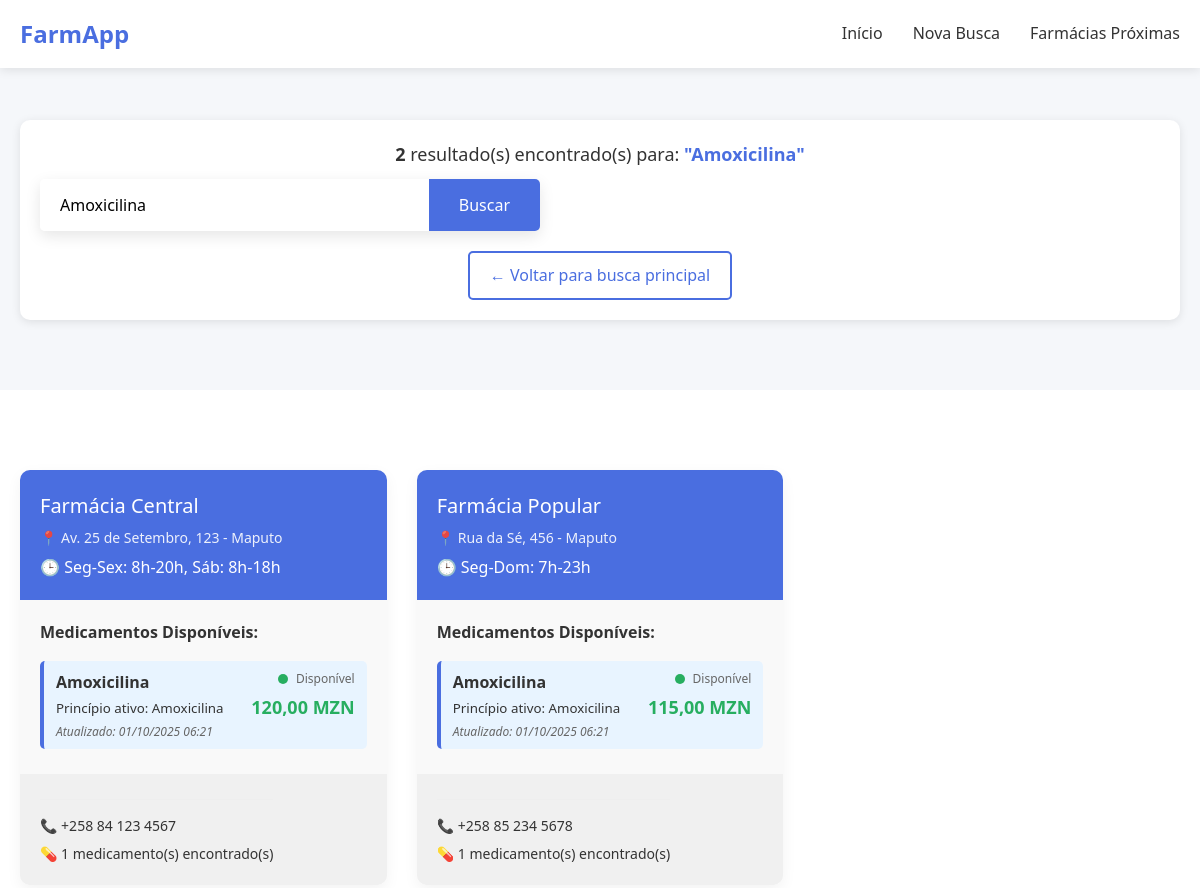
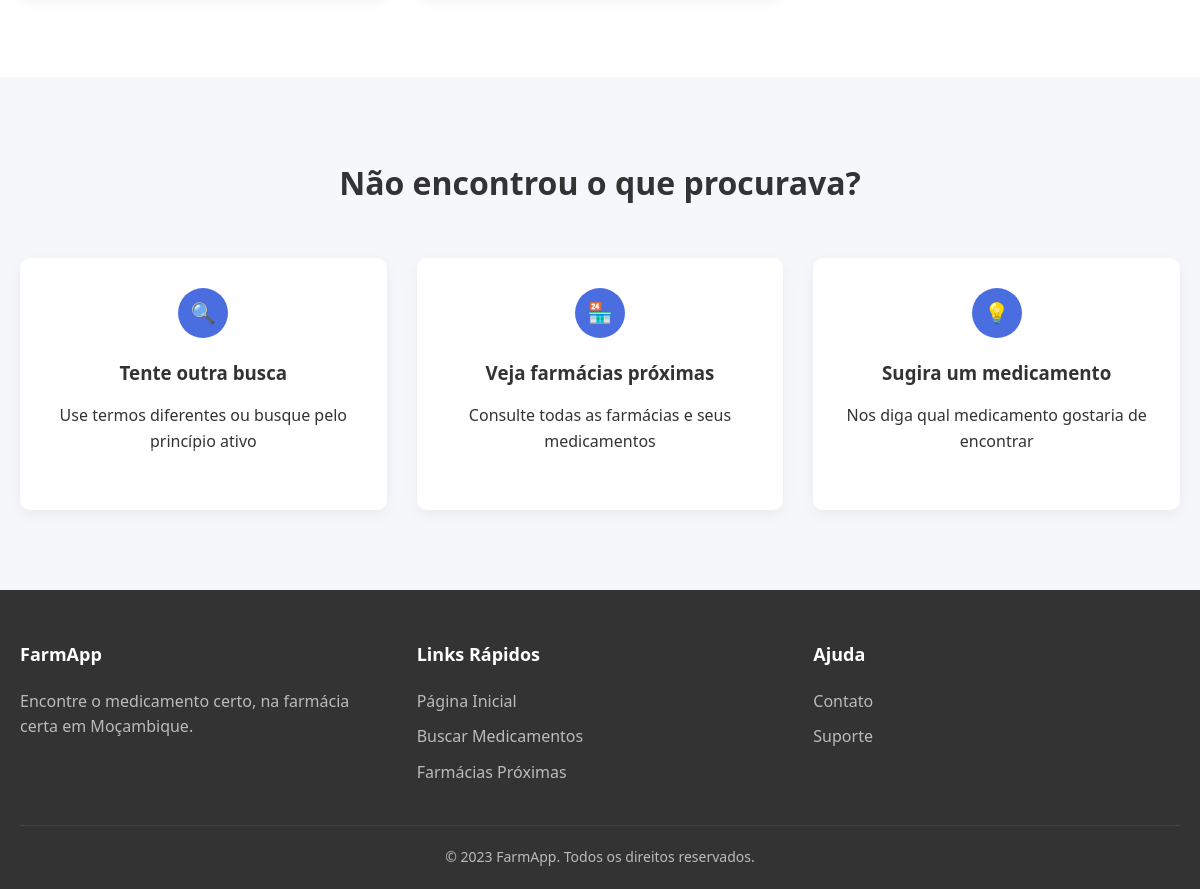
Screenshot of /publico/buscar-medicamentos.php?medicamento=Amoxicilina with the database file from the repository (2 pictures, top to bottom).
### tables this page shows
CREATE TABLE IF NOT EXISTS estoque_farmacia (
    id INT AUTO_INCREMENT PRIMARY KEY,
    farmacia_id INT,
    medicamento_id INT,
    quantidade INT DEFAULT 0,
    preco DECIMAL(10, 2),
    ultima_atualizacao TIMESTAMP DEFAULT CURRENT_TIMESTAMP ON UPDATE CURRENT_TIMESTAMP,
    FOREIGN KEY (farmacia_id) REFERENCES farmacias(id) ON DELETE CASCADE,
    FOREIGN KEY (medicamento_id) REFERENCES medicamentos(id) ON DELETE CASCADE,
    UNIQUE KEY unique_estoque (farmacia_id, medicamento_id)
);

CREATE TABLE IF NOT EXISTS farmacias (
    id INT AUTO_INCREMENT PRIMARY KEY,
    nome VARCHAR(255) NOT NULL,
    endereco TEXT NOT NULL,
    latitude DECIMAL(10, 8),
    longitude DECIMAL(11, 8),
    telefone VARCHAR(20),
    email VARCHAR(255) UNIQUE NOT NULL,
    senha VARCHAR(255) NOT NULL,
    horario_funcionamento TEXT,
    aberta_24h BOOLEAN DEFAULT FALSE,
    ativo BOOLEAN DEFAULT TRUE,
    data_cadastro TIMESTAMP DEFAULT CURRENT_TIMESTAMP
);

CREATE TABLE IF NOT EXISTS medicamentos (
    id INT AUTO_INCREMENT PRIMARY KEY,
    nome VARCHAR(255) NOT NULL,
    principio_ativo VARCHAR(255),
    categoria VARCHAR(100),
    receita_obrigatoria BOOLEAN DEFAULT FALSE
);

### publico/buscar-medicamentos.php (the view, shortened to what this page needs)
<?php
$medicamento_busca = isset($_GET['medicamento']) ? trim($_GET['medicamento']) : '';
$resultados = [];
$total_resultados = 0;
$mensagem = '';
if (!empty($medicamento_busca)) {
    $database = new Database();
    $db = $database->getConnection();
    $query = "SELECT
                m.id as medicamento_id,
                m.nome as medicamento_nome,
                m.principio_ativo,
                m.categoria,
                f.id as farmacia_id,
                f.nome as farmacia_nome,
                f.endereco as farmacia_endereco,
                f.telefone as farmacia_telefone,
                f.horario_funcionamento,
                f.aberta_24h,
                e.quantidade,
                e.preco,
                e.ultima_atualizacao
              FROM medicamentos m
              JOIN estoque_farmacia e ON m.id = e.medicamento_id
              JOIN farmacias f ON e.farmacia_id = f.id
              WHERE (m.nome LIKE :medicamento OR m.principio_ativo LIKE :medicamento)
                AND e.quantidade > 0
                AND f.ativo = 1
              ORDER BY f.nome, e.quantidade DESC";
    $stmt = $db->prepare($query);
    $termo_busca = '%' . $medicamento_busca . '%';
    $stmt->bindParam(':medicamento', $termo_busca);
    $stmt->execute();
    $resultados = $stmt->fetchAll(PDO::FETCH_ASSOC);
    $total_resultados = count($resultados);
    $farmacias_agrupadas = [];
    foreach ($resultados as $resultado) {
        $farmacia_id = $resultado['farmacia_id'];
        if (!isset($farmacias_agrupadas[$farmacia_id])) {
            $farmacias_agrupadas[$farmacia_id] = [
                'farmacia_id' => $resultado['farmacia_id'],
                'farmacia_nome' => $resultado['farmacia_nome'],
                'farmacia_endereco' => $resultado['farmacia_endereco'],
                'farmacia_telefone' => $resultado['farmacia_telefone'],
                'horario_funcionamento' => $resultado['horario_funcionamento'],
                'aberta_24h' => $resultado['aberta_24h'],
                'medicamentos' => []
            ];
        }
        $farmacias_agrupadas[$farmacia_id]['medicamentos'][] = [
            'medicamento_id' => $resultado['medicamento_id'],
            'medicamento_nome' => $resultado['medicamento_nome'],
            'principio_ativo' => $resultado['principio_ativo'],
            'categoria' => $resultado['categoria'],
            'quantidade' => $resultado['quantidade'],
            'preco' => $resultado['preco'],
            'ultima_atualizacao' => $resultado['ultima_atualizacao']
        ];
    }
    $resultados = array_values($farmacias_agrupadas);
} else {
    header('Location: index.html');
    exit;
}
?>
<!DOCTYPE html>
<html lang="pt">
<head>
    <link rel="stylesheet" href="css/style.css">
</head>
<body>
    <header>
        <div class="container">
            <nav class="navbar">
                <div class="logo">
                    <a href="../index.html">FarmApp</a>
                </div>
                <ul class="nav-links">
                    <li><a href="../index.html">Início</a></li>
                    <li><a href="index.html">Nova Busca</a></li>
                    <li><a href="farmacias-proximas.php">Farmácias Próximas</a></li>
                </ul>
            </nav>
        </div>
    </header>
    <section class="search-section" style="padding: 120px 0 40px; background: #f5f7fa;">
        <div class="container">
            <div class="search-info">
                <div class="results-count">
                    <?php if ($total_resultados > 0): ?>
                        <strong><?php echo $total_resultados; ?></strong> resultado(s) encontrado(s) para:
                        <span class="search-term">"<?php echo htmlspecialchars($medicamento_busca); ?>"</span>
                    <?php else: ?>
                        Nenhum resultado para: <span class="search-term">"<?php echo htmlspecialchars($medicamento_busca); ?>"</span>
                    <?php endif; ?>
                </div>
                <form class="search-box" method="GET" action="buscar-medicamentos.php" style="max-width: 500px; margin: 0;">
                    <input type="text" name="medicamento" value="<?php echo htmlspecialchars($medicamento_busca); ?>" placeholder="Buscar outro medicamento..." required>
                    <button type="submit" class="btn">Buscar</button>
                </form>
                <div class="new-search">
                    <a href="index.html" class="btn btn-outline">← Voltar para busca principal</a>
                </div>
            </div>
        </div>
    </section>
    <section class="results-section">
        <div class="container">
            <?php if (!empty($mensagem)): ?>
                <div class="no-results">
                    <h3>😔 Nenhum resultado encontrado</h3>
                    <p><?php echo $mensagem; ?></p>
                    <div class="suggestions">
                        <h4>Sugestões:</h4>
                        <ul>
                            <li>Verifique a ortografia do medicamento</li>
                            <li>Tente buscar pelo princípio ativo</li>
                            <li>Use termos mais genéricos como "analgésico" ou "antibiótico"</li>
                            <li>Consulte <a href="farmacias-proximas.php">farmácias próximas</a> para ver todos os medicamentos disponíveis</li>
                        </ul>
                    </div>
                </div>
            <?php elseif ($total_resultados > 0): ?>
                <div class="results-grid">
                    <?php foreach ($resultados as $farmacia): ?>
                        <div class="pharmacy-card">
                            <div class="pharmacy-header">
                                <div class="pharmacy-name"><?php echo htmlspecialchars($farmacia['farmacia_nome']); ?></div>
                                <div class="pharmacy-address">📍 <?php echo htmlspecialchars($farmacia['farmacia_endereco']); ?></div>
                                <?php if ($farmacia['aberta_24h']): ?>
                                    <div class="pharmacy-status" style="color: #27ae60; margin-top: 5px;">🕒 Aberta 24 horas</div>
                                <?php else: ?>
                                    <div class="pharmacy-status" style="margin-top: 5px;">🕒 <?php echo htmlspecialchars($farmacia['horario_funcionamento']); ?></div>
                                <?php endif; ?>
                            </div>
                            <div class="pharmacy-body">
                                <h4 style="margin-bottom: 15px; color: #333;">Medicamentos Disponíveis:</h4>
                                <?php foreach ($farmacia['medicamentos'] as $medicamento): ?>
                                    <div class="medicine-match">
                                        <div style="display: flex; justify-content: between; align-items: center;">
                                            <div style="flex: 1;">
                                                <strong><?php echo htmlspecialchars($medicamento['medicamento_nome']); ?></strong>
                                                <?php if (!empty($medicamento['principio_ativo'])): ?>
                                                    <br><small>Princípio ativo: <?php echo htmlspecialchars($medicamento['principio_ativo']); ?></small>
                                                <?php endif; ?>
                                            </div>
                                            <div style="text-align: right;">
                                                <div style="display: flex; align-items: center; justify-content: flex-end; margin-bottom: 5px;">
                                                    <?php
                                                    $stock_class = 'stock-high';
                                                    $stock_text = 'Disponível';
                                                    ?>
                                                    <span class="stock-indicator <?php echo $stock_class; ?>"></span>
                                                    <span style="font-size: 12px; color: #666;"><?php echo $stock_text; ?></span>
                                                </div>
                                                <div style="font-weight: bold; color: #27ae60; font-size: 18px;">
                                                    <?php echo number_format($medicamento['preco'], 2, ',', '.'); ?> MZN
                                                </div>
                                            </div>
                                        </div>
                                        <div class="last-update">
                                            Atualizado: <?php echo date('d/m/Y H:i', strtotime($medicamento['ultima_atualizacao'])); ?>
                                        </div>
                                    </div>
                                <?php endforeach; ?>
                            </div>
                            <div class="pharmacy-footer">
                                <div class="contact-info">
                                    <p>📞 <?php echo htmlspecialchars($farmacia['farmacia_telefone']); ?></p>
                                    <p>💊 <?php echo count($farmacia['medicamentos']); ?> medicamento(s) encontrado(s)</p>
                                </div>
                            </div>
                        </div>
                    <?php endforeach; ?>
                </div>
            <?php endif; ?>
        </div>
    </section>
    <section class="how-it-works" style="background: #f5f7fa;">
        <div class="container">
            <h2>Não encontrou o que procurava?</h2>
            <div class="steps">
                <div class="step">
                    <div class="step-number">🔍</div>
                    <h3>Tente outra busca</h3>
                    <p>Use termos diferentes ou busque pelo princípio ativo</p>
                    <a href="index.html" class="btn-small">Nova Busca</a>
                </div>
                <div class="step">
                    <div class="step-number">🏪</div>
                    <h3>Veja farmácias próximas</h3>
                    <p>Consulte todas as farmácias e seus medicamentos</p>
                    <a href="farmacias-proximas.php" class="btn-small">Farmácias Próximas</a>
                </div>
                <div class="step">
                    <div class="step-number">💡</div>
                    <h3>Sugira um medicamento</h3>
                    <p>Nos diga qual medicamento gostaria de encontrar</p>
                    <a href="mailto:contato@farmapp.co.mz" class="btn-small">Sugerir</a>
                </div>
            </div>
        </div>
    </section>
    <footer>
        <div class="container">
            <div class="footer-content">
                <div class="footer-section">
                    <h3>FarmApp</h3>
                    <p>Encontre o medicamento certo, na farmácia certa em Moçambique.</p>
                </div>
                <div class="footer-section">
                    <h3>Links Rápidos</h3>
                    <a href="../index.html">Página Inicial</a>
                    <a href="index.html">Buscar Medicamentos</a>
                    <a href="farmacias-proximas.php">Farmácias Próximas</a>
                </div>
                <div class="footer-section">
                    <h3>Ajuda</h3>
                    <a href="mailto:contato@farmapp.co.mz">Contato</a>
                    <a href="mailto:suporte@farmapp.co.mz">Suporte</a>
                </div>
            </div>
            <div class="copyright">
                &copy; 2023 FarmApp. Todos os direitos reservados.
            </div>
        </div>
    </footer>
</body>
</html>

### rows the page displays
estoque_farmacia: farmacia.nome "Farmácia Central", farmacia.endereco "Av. 25 de Setembro, 123 - Maputo", farmacia.horario_funcionamento "Seg-Sex: 8h-20h, Sáb: 8h-18h", medicamento.nome "Amoxicilina", medicamento.principio_ativo "Amoxicilina", stock_text "Disponível", preco "120,00", ultima_atualizacao "01/10/2025 06:21", farmacia.telefone "+258 84 123 4567", count($farmacia['medicamentos']) "1"
estoque_farmacia: farmacia.nome "Farmácia Popular", farmacia.endereco "Rua da Sé, 456 - Maputo", farmacia.horario_funcionamento "Seg-Dom: 7h-23h", medicamento.nome "Amoxicilina", medicamento.principio_ativo "Amoxicilina", stock_text "Disponível", preco "115,00", ultima_atualizacao "01/10/2025 06:21", farmacia.telefone "+258 85 234 5678", count($farmacia['medicamentos']) "1"

### other values shown
$total_resultados "2"
$medicamento_busca "Amoxicilina"
